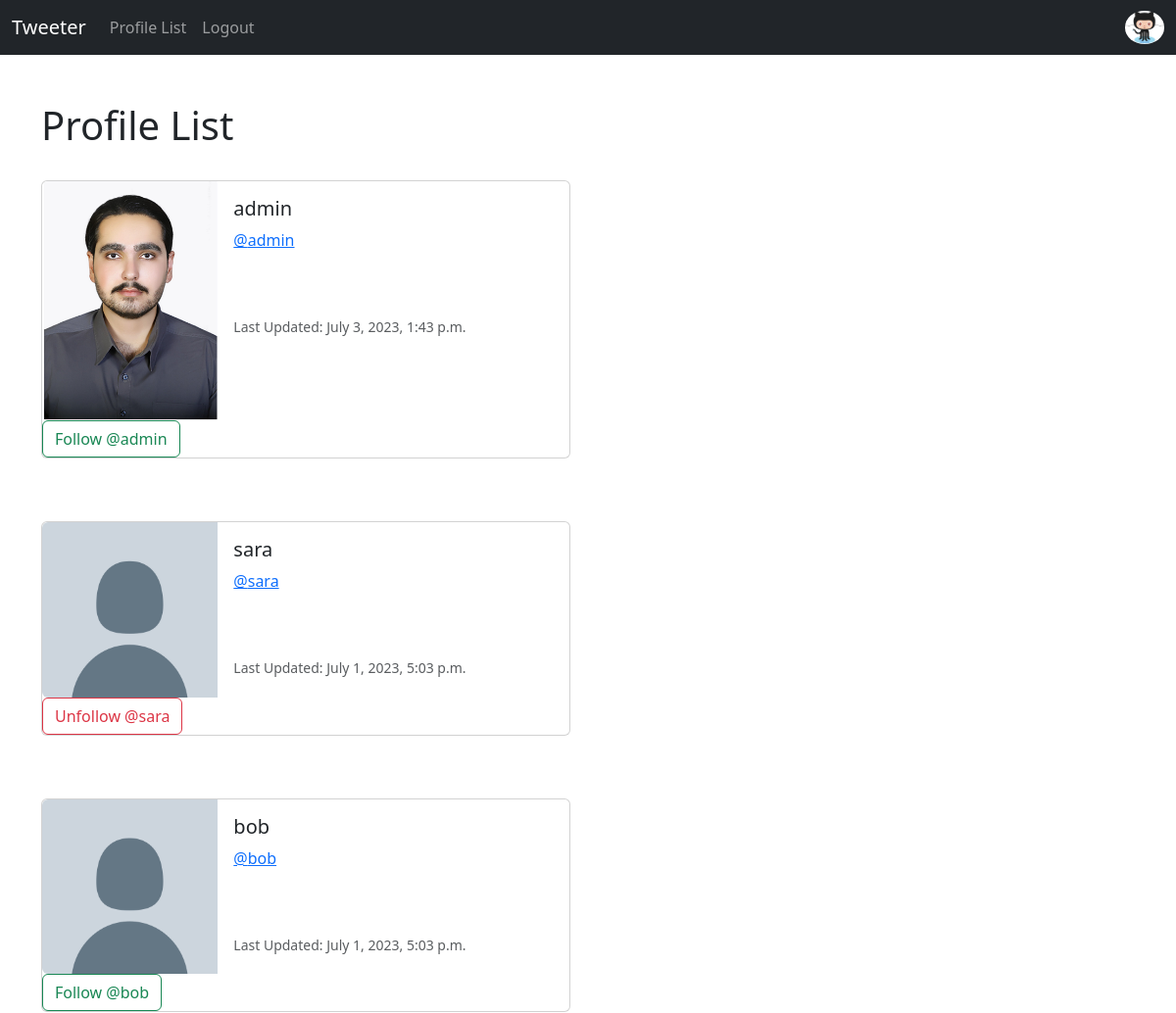
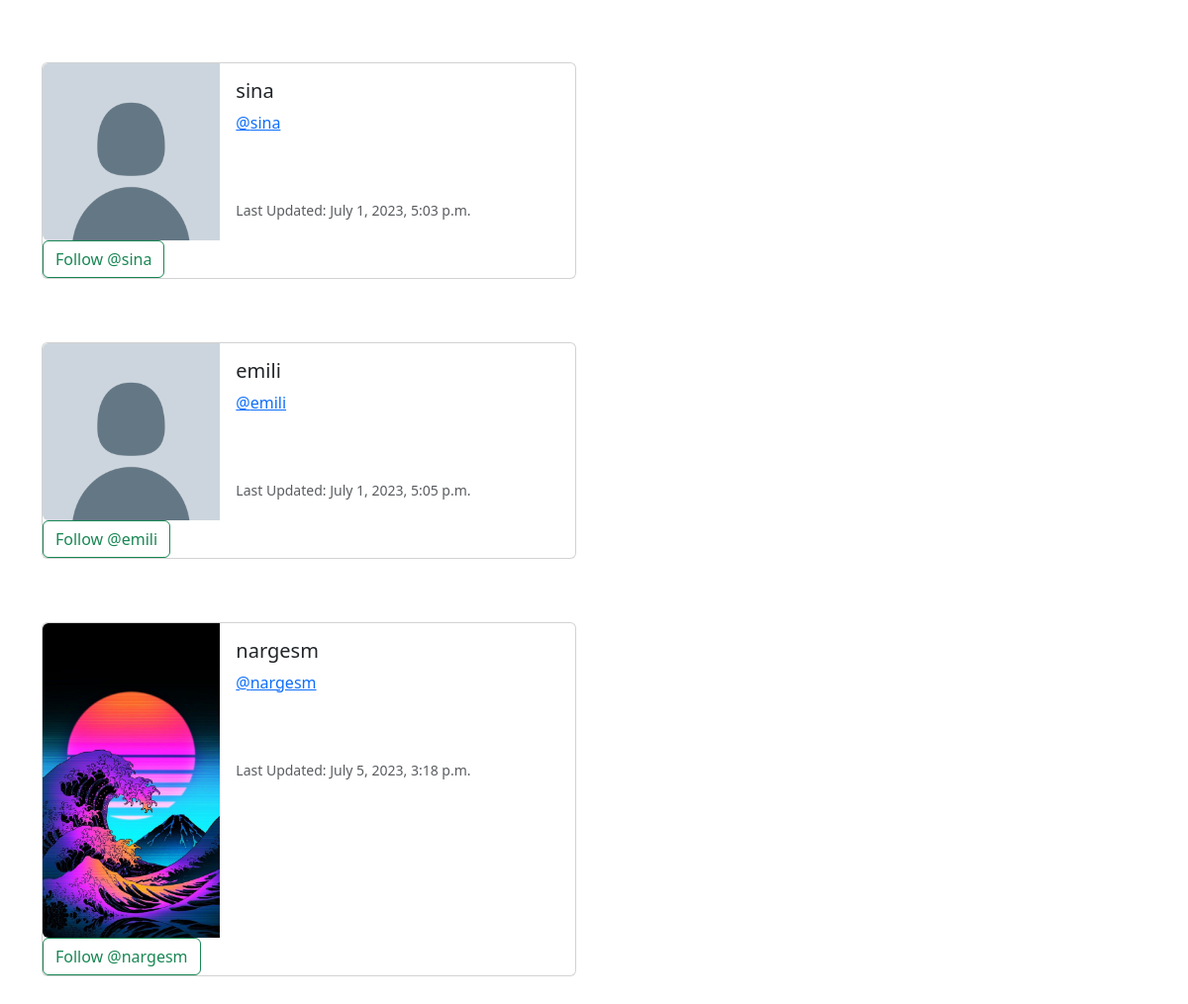
Page /profile_list/ (signed in) on the committed database (2 pictures, top to bottom).
### tweeter/models.py (models this page shows, shortened)
class Profile(models.Model):
    user = models.OneToOneField(User, on_delete=models.CASCADE)
    follows = models.ManyToManyField("self",
        related_name="followed_by",
        symmetrical=False,
        blank=True)
    date_modified = models.DateTimeField(User, auto_now=True)
    profile_image = models.ImageField(null=True, blank=True, upload_to="images/")
    profile_bio = models.CharField(null=True, blank=True, max_length=250)
    Website_link = models.CharField(null=True, blank=True, max_length=250)
    facebook_link = models.CharField(null=True, blank=True, max_length=250)
    Instagram_link = models.CharField(null=True, blank=True, max_length=250)
    linkedin_link = models.CharField(null=True, blank=True, max_length=250)

### tweeter/views.py (the view)
# urls.py: path('profile_list/', views.profile_list, name='profile_list'),
def profile_list(request):
    if request.user.is_authenticated:
        profiles = Profile.objects.exclude(user=request.user)
        return render(request, 'profile_list.html', {"profiles":profiles})
    else:
        messages.success(request, ("You must be logged in to view this page... "))
        return redirect('home')

### tweeter/templates/profile_list.html (shortened to what this page needs)
{% extends 'base.html' %}
{% load static %}
{% block content %}
    <h1>Profile List </h1>
<br/>
{% if profiles %}
    {% for profile in profiles %}
    <div class="card mb-3" style="max-width: 540px;">
        <div class="row g-0">
          <div class="col-md-4">
            {% if profile.profile_image %}
              <img src="{{ profile.profile_image.url }}" width="200px" height="200px"
              class="img-fluid rounded-start" alt="{{profile.user.username}}">
            {% else %}
              <img src="{% static 'images/none photo.png' %}" class="img-fluid rounded-start" alt="Profile Image ">
            {% endif %}
          </div>
          <div class="col-md-8">
            <div class="card-body">
              <h5 class="card-title">{{ profile.user.username }}
              </h5>
              <p class="card-text"><a href="{% url 'profile' profile.user.id %}">@{{ profile.user.username }}
              </a></p>
              <br/><br/>
              <p class="card-text"><small class="text-body-secondary">
              Last Updated: {{ profile.date_modified }}</small>
              </p>
            </div>
          </div>
          <br/>
          <form method=POST>
            {% if profile in user.profile.follows.all %}
                <button class="btn btn-outline-danger" name="follow"
                value="unfollow" type="submit">
                   Unfollow @{{profile.user.username}}
                </button>
            {% else %}
                <button class="btn btn-outline-success" name="follow"
                value="follow" type="submit">
                Follow @{{profile.user.username}}
                </button>
            {% endif %}
          </form>
          <br/>
        </div>
      </div>
      <br/><br/>
    {% endfor %}
{%endif%}
{% endblock %}

### tweeter/templates/navbar.html (shortened to what this page needs)
{% load static %}
<nav class="navbar navbar-expand-lg navbar-dark bg-dark">
    <div class="container-fluid">
      <a class="navbar-brand" href="{% url 'home' %}">Tweeter</a>
      <div class="collapse navbar-collapse" id="navbarSupportedContent">
        <ul class="navbar-nav me-auto mb-2 mb-lg-0">
            <li class="nav-item">
                <a class="nav-link"
                href="{% url 'profile_list' %}">Profile List </a>
            </li>
            {% if user.is_authenticated %}
            <li class="nav-item">
              <a class="nav-link"
              href="{% url 'logout' %}">Logout</a>
            </li>
             {% endif %}
        </ul>
        {% if user.is_authenticated %}
          <ul class="navbar-nav ml-auto">
            <li class"nav-link navbar-brand" >
              <a href="{% url 'profile' request.user.id %}">
  {% if user.profile.profile_image %}
  <img src="{{ user.profile.profile_image.url }}"class="rounded-circle" width="40px">
  {% else %}
  <img src="{% static 'images/none photo.png' %}" class="img-fluid rounded-circle" alt="Profile Image " width="40px">
  {% endif %}
              </a>
            </li>
          </ul>
        {% endif %}
      </div>
    </div>
  </nav>

### rows in the picture
Profile: profile_image (picture), user.username "admin", date_modified "July 3, 2023, 1:43 p.m."
Profile: user.username "sara", date_modified "July 1, 2023, 5:03 p.m."
Profile: user.username "bob", date_modified "July 1, 2023, 5:03 p.m."
Profile: user.username "sina", date_modified "July 1, 2023, 5:03 p.m."
Profile: user.username "emili", date_modified "July 1, 2023, 5:05 p.m."
Profile: profile_image (picture), user.username "nargesm", date_modified "July 5, 2023, 3:18 p.m."
